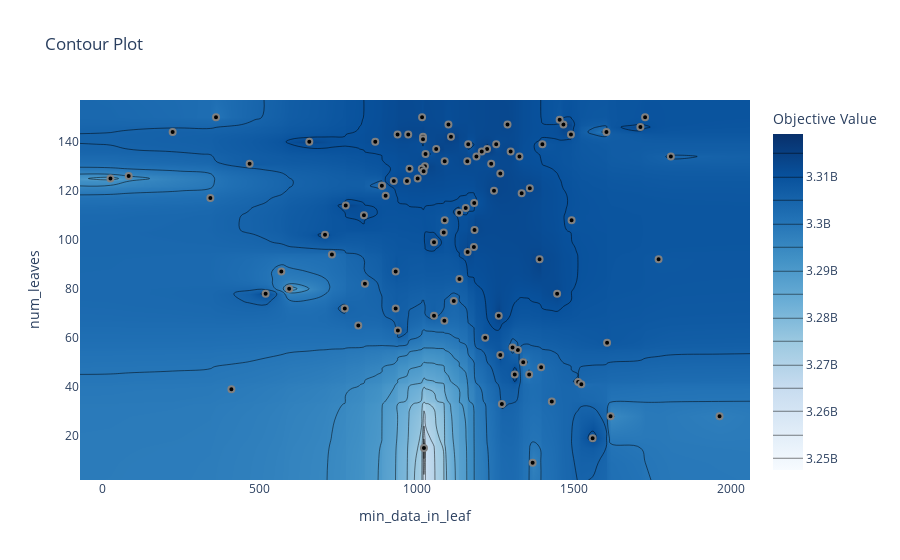

The notebook cell this image was saved under:
### Code cell
plot_contour(study, params=['num_leaves','min_data_in_leaf'])

### Figure 1 — Plotly figure (JSON) as saved in the notebook; plotly's stock layout.template omitted (floating-point values rounded to 4 significant figures; data arrays with more than 128 entries replaced by an {"elided": "..."} marker saying what was removed)
{"data": [{"colorbar": {"title": {"text": "Objective Value"}}, "colorscale": [[0, "rgb(247,251,255)"], [0.125, "rgb(222,235,247)"], [0.25, "rgb(198,219,239)"], [0.375, "rgb(158,202,225)"], [0.5, "rgb(107,174,214)"], [0.625, "rgb(66,146,198)"], [0.75, "rgb(33,113,181)"], [0.875, "rgb(8,81,156)"], [1, "rgb(8,48,107)"]], "connectgaps": true, "contours": {"coloring": "heatmap"}, "hoverinfo": "none", "line": {"smoothing": 1.3}, "reversescale": false, "type": "contour", "x": [-71.95, 25, 83, 223, 343, 361, 410, 468, 519, 569, 594, 658, 708, 730, 771, 774, 814, 832, 835, 868, 889, 890, 901, 927, 933, 939, 940, 969, 973, 977, 1003, 1016, 1017, 1020, 1022, 1023, 1026, 1028, 1055, 1062, 1086, 1088, 1089, 1101, 1109, 1118, 1135, 1136, 1156, 1161, 1162, 1164, 1182, 1183, 1184, 1190, 1207, 1218, 1224, 1237, 1246, 1253, 1261, 1266, 1271, 1289, 1299, 1305, 1312, 1322, 1327, 1334, 1339, 1358, 1360, 1369, 1391, 1396, 1400, 1430, 1447, 1455, 1467, 1491, 1493, 1514, 1524, 1560, 1604, 1606, 1617, 1712, 1727, 1770, 1809, 1964, 2061.0], "y": [1.95, 9, 15, 19, 28, 33, 34, 39, 41, 42, 45, 48, 50, 53, 55, 56, 58, 60, 63, 65, 67, 69, 72, 75, 78, 80, 82, 84, 87, 92, 94, 95, 97, 99, 102, 103, 104, 108, 110, 111, 113, 114, 115, 117, 118, 119, 120, 121, 122, 124, 125, 126, 127, 128, 129, 130, 131, 132, 134, 135, 136, 137, 139, 140, 141, 142, 143, 144, 146, 147, 149, 150, 157.1], "z": {"elided": "73x97 int values"}}, {"marker": {"color": "black", "line": {"color": "Gray", "width": 2}}, "mode": "markers", "name": "Feasible Trial", "showlegend": false, "type": "scatter", "x": [1312, 343, 25, 771, 361, 410, 594, 1028, 1770, 519, 1369, 1266, 1358, 1964, 1322, 1023, 1606, 1182, 1617, 814, 1514, 835, 1162, 1184, 1086, 1493, 1183, 933, 1809, 1156, 708, 1305, 1261, 927, 83, 933, 1467, 1455, 658, 890, 1604, 1026, 1089, 1003, 1400, 1246, 468, 1727, 730, 1088, 569, 1271, 1396, 940, 1118, 1253, 1560, 832, 1016, 1712, 1430, 1022, 1334, 1224, 1207, 1339, 1491, 1136, 1218, 1055, 1299, 977, 889, 1135, 223, 1055, 1190, 969, 774, 901, 1447, 1237, 1360, 1164, 1266, 1089, 1289, 1524, 1391, 1020, 868, 1017, 1109, 973, 1062, 1161, 1101, 939, 1327, 1020], "y": [45, 117, 125, 72, 150, 39, 80, 135, 92, 78, 9, 53, 45, 28, 55, 15, 58, 97, 28, 65, 42, 82, 95, 104, 103, 108, 115, 87, 134, 113, 102, 56, 69, 124, 126, 72, 147, 149, 140, 122, 144, 130, 132, 125, 139, 120, 131, 150, 94, 67, 87, 33, 48, 63, 75, 139, 19, 110, 129, 146, 34, 128, 119, 137, 136, 50, 143, 84, 60, 99, 136, 129, 122, 111, 144, 69, 134, 124, 114, 118, 78, 131, 121, 139, 127, 108, 147, 41, 92, 142, 140, 150, 142, 143, 137, 132, 147, 143, 134, 141]}, {"marker": {"color": "#cccccc", "line": {"color": "Gray", "width": 2}}, "mode": "markers", "name": "Infeasible Trial", "showlegend": false, "type": "scatter", "x": [], "y": []}], "layout": {"title": {"text": "Contour Plot"}, "xaxis": {"range": [-71.95, 2061.0], "title": {"text": "min_data_in_leaf"}}, "yaxis": {"range": [1.95, 157.1], "title": {"text": "num_leaves"}}}}
